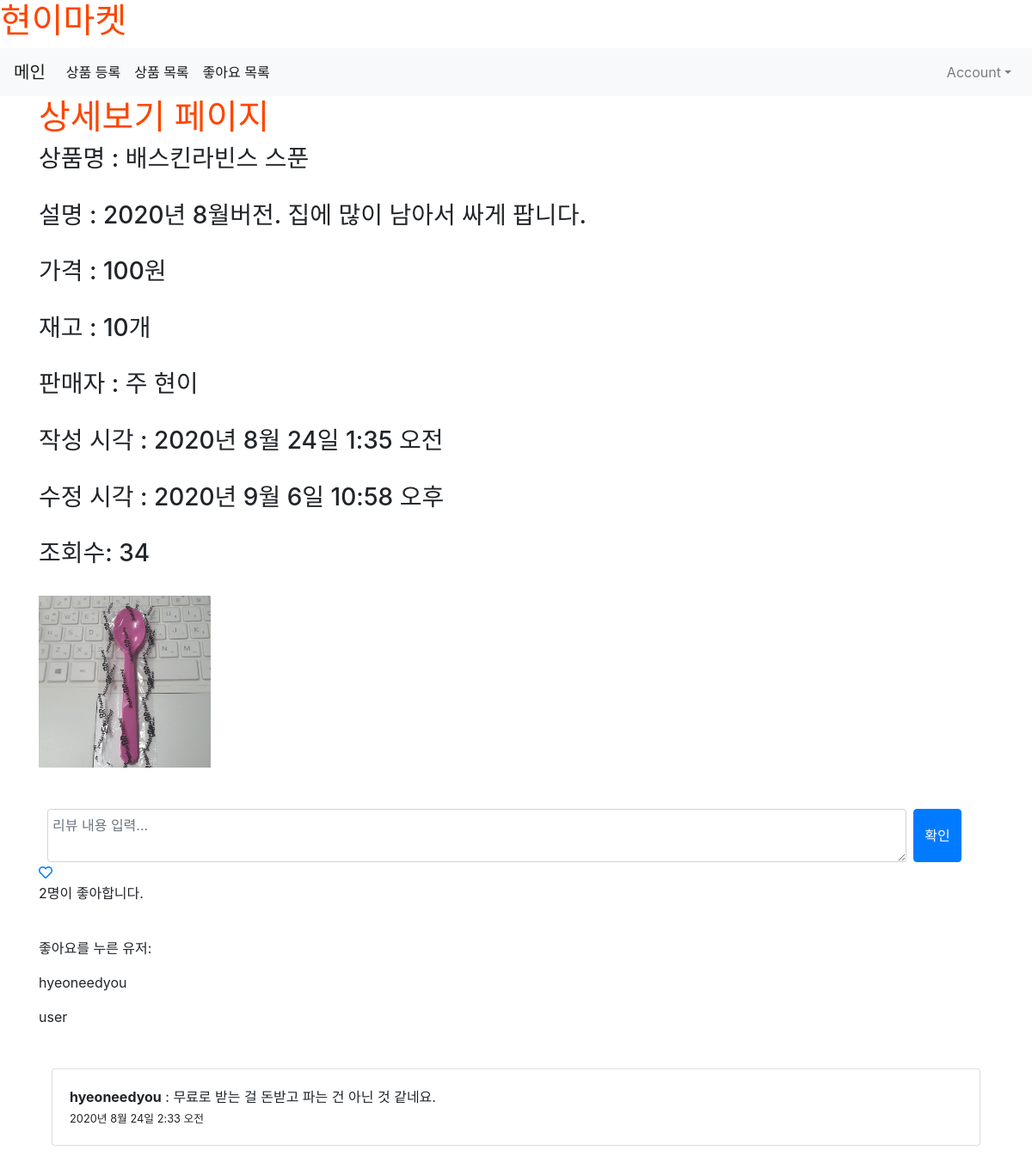
The app's page /product/2 with its own data.
### product/models.py (models this page shows, shortened)
class Product(models.Model):
    title = models.CharField(max_length= 50, null=False)
    content = models.TextField()
    price = models.CharField(max_length= 50, null=False)
    stock = models.CharField(max_length= 50, null=False)
    image = models.ImageField(upload_to='images/', null=True)
    created_at = models.DateTimeField(auto_now_add = True)
    updated_at = models.DateTimeField(auto_now = True)
    writer = models.ForeignKey(User, on_delete = models.CASCADE, null=True)
    view_count = models.IntegerField(default = 0, null=True)
    like_user_set = models.ManyToManyField(User, blank=True, related_name="like_user_set", through="Like")

class Review(models.Model):
    content = models.TextField()
    writer = models.ForeignKey(User, on_delete=models.CASCADE)
    product = models.ForeignKey(Product, on_delete=models.CASCADE, related_name='reviews')
    created_at = models.DateTimeField(auto_now_add = True)
    updated_at = models.DateTimeField(auto_now = True)

### product/views.py (the view)
# urls.py: path('<int:id>', show, name="show"),
def show(request, id):
    product = Product.objects.get(pk=id)
    product.view_count += 1
    product.save()
    all_reviews = product.reviews.all().order_by('-created_at')
    return render(request, 'product/show.html', {'product': product, 'reviews':all_reviews})

### product/templates/product/show.html (shortened to what this page needs)
{% extends 'base.html' %}
{% block content %}
<div class = container>
	<h1>상세보기 페이지</h1>
	<h3>상품명 : {{ product.title }} </h3><br>
	<h3>설명 : {{ product.content }} </h3><br>
	<h3>가격 : {{ product.price }} </h3><br>
	<h3>재고 : {{ product.stock }} </h3><br>
{% if product.writer %}
	{% if product.writer.username == 'user' %}
		<h3>판매자 : {{ product.writer.last_name }} {{ product.writer.first_name }}</h3><br>
	{% else %}
		<h3>판매자 : {{ product.writer }}</h3><br>
	{% endif %}
{% else %}
	<h3>판매자 : 알 수 없음</h3>
{% endif %}
	<h3>작성 시각 : {{ product.created_at }} </h3><br>
	<h3>수정 시각 : {{ product.updated_at }} </h3><br>
	<h3>조회수: {{product.view_count }}</h3><br>
	{% if product.image %}
		<img src ="{{ product.image.url }}" width="200px", height="200px" alt="">
	{%  endif %}
	<div class="container mt-5">
		<form class="form-row" action="{% url 'product:create_review' product.id %}" method="POST">
			<textarea class="form-control col-11 mr-2" name="content"
	placeholder="리뷰 내용 입력..."></textarea>
			<input type="submit" class="btn btn-primary" value="확인">
		</form>
	</div>
	<a href="{% url 'product:product_like' product.id %}?redirect_to=show">
		{% if user in product.like_user_set.all %}
			<i class="fas fa-heart"></i>
		{% else %}
			<i class="far fa-heart"></i>
		{% endif %}
	</a><br>
	<p>
		{{ product.like_user_set.count }}명이 좋아합니다.
	</p>
	<br>
	<p>좋아요를 누른 유저:</p>
	{% for like_user in product.like_user_set.all %}
        <p>{{ like_user.username }}</p>
    {% endfor %}
	<div class="container mt-5 mb-5">
		{% for review in reviews %}
		<div class="card">
			<div class="card-body">
				{% if review.writer.username == 'user' %}
				<b>{{ review.writer.last_name }}{{ review.writer.first_name }}
					{% else %}
					<b>{{ review.writer }}</b> {% endif %} : {{ review.content }}</br>
					<small>{{ review.created_at }}</small>
			</div>
		</div>
		{% endfor %}
	</div>
</div>
{% endblock %}

### shoppingmall/static/css/project.css (style rules this page uses)
h1 { color: orangered; }

### records on screen
Product: title "배스킨라빈스 스푼", content "2020년 8월버전. 집에 많이 남아서 싸게 팝니다.", price "100원", stock "10개", writer.last_name "주", writer.first_name "현이", created_at "2020년 8월 24일 1:35 오전", updated_at "2020년 9월 6일 10:58 오후", view_count "34", image (picture), like_user_set.count "2"
Review: writer "hyeoneedyou", content "무료로 받는 걸 돈받고 파는 건 아닌 것 같네요.", created_at "2020년 8월 24일 2:33 오전"

### other values on screen
{{ like_user.username }} "hyeoneedyou"
{{ like_user.username }} "user"
